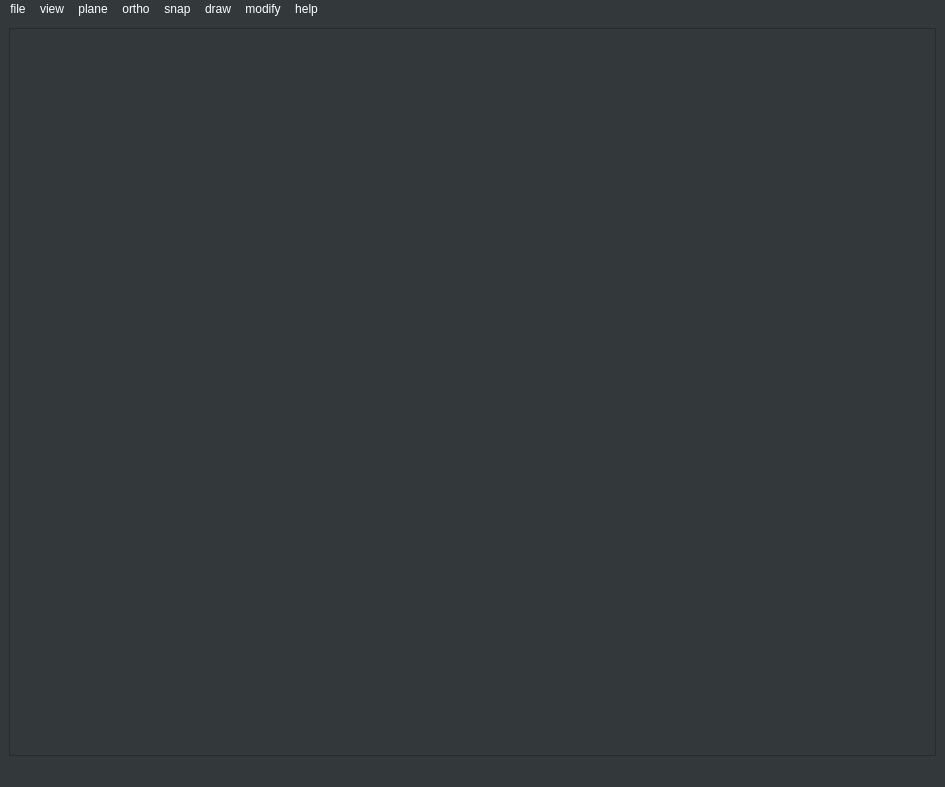
<?xml version="1.0" encoding="UTF-8"?>
<ui version="4.0">
 <class>MainWindow</class>
 <widget class="QMainWindow" name="MainWindow">
  <property name="windowModality">
   <enum>Qt::NonModal</enum>
  </property>
  <property name="geometry">
   <rect>
    <x>0</x>
    <y>0</y>
    <width>945</width>
    <height>787</height>
   </rect>
  </property>
  <property name="windowTitle">
   <string>3d draw</string>
  </property>
  <property name="autoFillBackground">
   <bool>false</bool>
  </property>
  <property name="styleSheet">
   <string notr="true">background-color: rgb(51, 57, 59);
color: rgb(255, 255, 255);
</string>
  </property>
  <property name="iconSize">
   <size>
    <width>30</width>
    <height>30</height>
   </size>
  </property>
  <widget class="QWidget" name="centralwidget">
   <property name="autoFillBackground">
    <bool>false</bool>
   </property>
   <property name="styleSheet">
    <string notr="true">background-color: rgb(51, 57, 59);
color: rgb(255, 255, 255);
</string>
   </property>
   <layout class="QGridLayout" name="gridLayout_2">
    <item row="0" column="0" colspan="2">
     <widget class="QFrame" name="frame_2">
      <property name="frameShape">
       <enum>QFrame::StyledPanel</enum>
      </property>
      <property name="frameShadow">
       <enum>QFrame::Raised</enum>
      </property>
      <layout class="QGridLayout" name="gridLayout">
       <item row="0" column="0">
        <layout class="QGridLayout" name="gridLayout_occ"/>
       </item>
      </layout>
     </widget>
    </item>
   </layout>
  </widget>
  <widget class="QMenuBar" name="menubar">
   <property name="geometry">
    <rect>
     <x>0</x>
     <y>0</y>
     <width>945</width>
     <height>23</height>
    </rect>
   </property>
   <widget class="QMenu" name="menuview">
    <property name="title">
     <string>view</string>
    </property>
    <widget class="QMenu" name="menuviewmode">
     <property name="title">
      <string>viewmode</string>
     </property>
     <addaction name="actionorthographic"/>
     <addaction name="actionperspective"/>
    </widget>
    <addaction name="menuviewmode"/>
    <addaction name="actionview_3d"/>
    <addaction name="actiontop"/>
    <addaction name="actionbottom"/>
    <addaction name="actionfront"/>
    <addaction name="actionback"/>
    <addaction name="actionleft"/>
    <addaction name="actionright"/>
    <addaction name="actionzoom_plus"/>
    <addaction name="actionzoom_min"/>
    <addaction name="actionzoom_all"/>
   </widget>
   <widget class="QMenu" name="menufile">
    <property name="title">
     <string>file</string>
    </property>
    <addaction name="actionopen"/>
    <addaction name="actionsave"/>
   </widget>
   <widget class="QMenu" name="menuplane">
    <property name="title">
     <string>plane</string>
    </property>
    <addaction name="actionset_plane_top"/>
    <addaction name="actionset_plane_left"/>
    <addaction name="actionset_plane_front"/>
    <addaction name="actionclick_plane_origin"/>
    <addaction name="actionreset_plane"/>
   </widget>
   <widget class="QMenu" name="menuortho">
    <property name="title">
     <string>ortho</string>
    </property>
    <addaction name="action_ortho_on"/>
    <addaction name="action_ortho_off"/>
   </widget>
   <widget class="QMenu" name="menusnap">
    <property name="title">
     <string>snap</string>
    </property>
    <addaction name="action_snap_on"/>
    <addaction name="action_snap_off"/>
   </widget>
   <widget class="QMenu" name="menudraw">
    <property name="title">
     <string>draw</string>
    </property>
    <addaction name="actionEsc"/>
    <addaction name="action1p_point"/>
    <addaction name="action2p_3d_line"/>
    <addaction name="actionlinestrip"/>
    <addaction name="action3p_3d_arc"/>
    <addaction name="action2p_pc_arc"/>
    <addaction name="action1p_pc_circe"/>
    <addaction name="actionellipse"/>
    <addaction name="actionpolygon"/>
    <addaction name="actionspline"/>
    <addaction name="actionbezier"/>
   </widget>
   <widget class="QMenu" name="menumodify">
    <property name="title">
     <string>modify</string>
    </property>
    <addaction name="actionfillet"/>
    <addaction name="actionchamfer"/>
    <addaction name="actionoffset"/>
    <addaction name="actionmirror"/>
    <addaction name="actionscale"/>
    <addaction name="actioncopy"/>
    <addaction name="actionpaste"/>
   </widget>
   <widget class="QMenu" name="menuhelp">
    <property name="title">
     <string>help</string>
    </property>
    <addaction name="actionshift_right_mouse_rotate_3d"/>
   </widget>
   <addaction name="menufile"/>
   <addaction name="menuview"/>
   <addaction name="menuplane"/>
   <addaction name="menuortho"/>
   <addaction name="menusnap"/>
   <addaction name="menudraw"/>
   <addaction name="menumodify"/>
   <addaction name="menuhelp"/>
  </widget>
  <widget class="QStatusBar" name="statusbar"/>
  <action name="actionorthographic">
   <property name="text">
    <string>orthographic</string>
   </property>
  </action>
  <action name="actionperspective">
   <property name="text">
    <string>perspective</string>
   </property>
  </action>
  <action name="actionopen">
   <property name="text">
    <string>open</string>
   </property>
  </action>
  <action name="actionsave">
   <property name="text">
    <string>save</string>
   </property>
  </action>
  <action name="actionset_plane_top">
   <property name="icon">
    <iconset resource="../qt_gremlin/icons.qrc">
     <normaloff>:/vendor/icons/view-top.svg</normaloff>:/vendor/icons/view-top.svg</iconset>
   </property>
   <property name="text">
    <string>set plane top-bottom XY</string>
   </property>
  </action>
  <action name="actionset_plane_left">
   <property name="icon">
    <iconset resource="../qt_gremlin/icons.qrc">
     <normaloff>:/vendor/icons/view-left.svg</normaloff>:/vendor/icons/view-left.svg</iconset>
   </property>
   <property name="text">
    <string>set plane left-right YZ</string>
   </property>
  </action>
  <action name="actionset_plane_front">
   <property name="icon">
    <iconset resource="../qt_gremlin/icons.qrc">
     <normaloff>:/vendor/icons/view-front.svg</normaloff>:/vendor/icons/view-front.svg</iconset>
   </property>
   <property name="text">
    <string>set plane front-back XZ</string>
   </property>
  </action>
  <action name="action_ortho_on">
   <property name="text">
    <string>ortho_on</string>
   </property>
   <property name="toolTip">
    <string>ortho on</string>
   </property>
  </action>
  <action name="action_ortho_off">
   <property name="text">
    <string>orhto_off</string>
   </property>
   <property name="toolTip">
    <string>ortho off</string>
   </property>
  </action>
  <action name="action_snap_on">
   <property name="checkable">
    <bool>false</bool>
   </property>
   <property name="text">
    <string>snap on</string>
   </property>
  </action>
  <action name="action_snap_off">
   <property name="text">
    <string>snap off</string>
   </property>
  </action>
  <action name="action2p_3d_line">
   <property name="icon">
    <iconset resource="icons.qrc">
     <normaloff>:/vendor/icons/line.svg</normaloff>:/vendor/icons/line.svg</iconset>
   </property>
   <property name="text">
    <string>2p_line</string>
   </property>
  </action>
  <action name="action3p_3d_arc">
   <property name="icon">
    <iconset resource="icons.qrc">
     <normaloff>:/vendor/icons/arc.svg</normaloff>:/vendor/icons/arc.svg</iconset>
   </property>
   <property name="text">
    <string>3p_arc</string>
   </property>
  </action>
  <action name="action1p_point">
   <property name="icon">
    <iconset resource="icons.qrc">
     <normaloff>:/vendor/icons/point.svg</normaloff>:/vendor/icons/point.svg</iconset>
   </property>
   <property name="text">
    <string>1p_point</string>
   </property>
  </action>
  <action name="action2p_pc_arc">
   <property name="icon">
    <iconset resource="icons.qrc">
     <normaloff>:/vendor/icons/circle.svg</normaloff>:/vendor/icons/circle.svg</iconset>
   </property>
   <property name="text">
    <string>2p_pc_circle</string>
   </property>
  </action>
  <action name="action1p_pc_circe">
   <property name="icon">
    <iconset resource="icons.qrc">
     <normaloff>:/vendor/icons/rectangle.svg</normaloff>:/vendor/icons/rectangle.svg</iconset>
   </property>
   <property name="text">
    <string>2p_rectangular</string>
   </property>
  </action>
  <action name="actionEsc">
   <property name="text">
    <string>Esc_abort</string>
   </property>
  </action>
  <action name="actionfillet">
   <property name="text">
    <string>fillet</string>
   </property>
  </action>
  <action name="actionchamfer">
   <property name="text">
    <string>chamfer</string>
   </property>
  </action>
  <action name="actionoffset">
   <property name="text">
    <string>offset</string>
   </property>
  </action>
  <action name="actionmirror">
   <property name="text">
    <string>mirror</string>
   </property>
  </action>
  <action name="actionscale">
   <property name="text">
    <string>scale</string>
   </property>
  </action>
  <action name="actioncopy">
   <property name="text">
    <string>copy</string>
   </property>
  </action>
  <action name="actionpaste">
   <property name="text">
    <string>paste</string>
   </property>
  </action>
  <action name="actiontop">
   <property name="icon">
    <iconset resource="../qt_gremlin/icons.qrc">
     <normaloff>:/vendor/icons/view-top.svg</normaloff>:/vendor/icons/view-top.svg</iconset>
   </property>
   <property name="text">
    <string>top</string>
   </property>
  </action>
  <action name="actionbottom">
   <property name="icon">
    <iconset resource="../qt_gremlin/icons.qrc">
     <normaloff>:/vendor/icons/view-bottom.svg</normaloff>:/vendor/icons/view-bottom.svg</iconset>
   </property>
   <property name="text">
    <string>bottom</string>
   </property>
  </action>
  <action name="actionfront">
   <property name="icon">
    <iconset resource="../qt_gremlin/icons.qrc">
     <normaloff>:/vendor/icons/view-front.svg</normaloff>:/vendor/icons/view-front.svg</iconset>
   </property>
   <property name="text">
    <string>front</string>
   </property>
  </action>
  <action name="actionback">
   <property name="icon">
    <iconset resource="../qt_gremlin/icons.qrc">
     <normaloff>:/vendor/icons/view-back.svg</normaloff>:/vendor/icons/view-back.svg</iconset>
   </property>
   <property name="text">
    <string>back</string>
   </property>
  </action>
  <action name="actionleft">
   <property name="icon">
    <iconset resource="../qt_gremlin/icons.qrc">
     <normaloff>:/vendor/icons/view-left.svg</normaloff>:/vendor/icons/view-left.svg</iconset>
   </property>
   <property name="text">
    <string>left</string>
   </property>
  </action>
  <action name="actionright">
   <property name="icon">
    <iconset resource="../qt_gremlin/icons.qrc">
     <normaloff>:/vendor/icons/view-right.svg</normaloff>:/vendor/icons/view-right.svg</iconset>
   </property>
   <property name="text">
    <string>right</string>
   </property>
  </action>
  <action name="actionzoom_plus">
   <property name="icon">
    <iconset resource="../qt_gremlin/icons.qrc">
     <normaloff>:/vendor/icons/zoom_plus.svg</normaloff>:/vendor/icons/zoom_plus.svg</iconset>
   </property>
   <property name="text">
    <string>zoom plus</string>
   </property>
  </action>
  <action name="actionzoom_min">
   <property name="icon">
    <iconset resource="../qt_gremlin/icons.qrc">
     <normaloff>:/vendor/icons/zoom_min.svg</normaloff>:/vendor/icons/zoom_min.svg</iconset>
   </property>
   <property name="text">
    <string>zoom min</string>
   </property>
  </action>
  <action name="actionzoom_all">
   <property name="icon">
    <iconset resource="../qt_gremlin/icons.qrc">
     <normaloff>:/vendor/icons/zoom_extend.svg</normaloff>:/vendor/icons/zoom_extend.svg</iconset>
   </property>
   <property name="text">
    <string>zoom all</string>
   </property>
  </action>
  <action name="actionview_3d">
   <property name="icon">
    <iconset resource="../qt_gremlin/icons.qrc">
     <normaloff>:/vendor/icons/view-iso.svg</normaloff>:/vendor/icons/view-iso.svg</iconset>
   </property>
   <property name="text">
    <string>view 3d</string>
   </property>
  </action>
  <action name="actionellipse">
   <property name="icon">
    <iconset resource="icons.qrc">
     <normaloff>:/vendor/icons/ellipse.svg</normaloff>:/vendor/icons/ellipse.svg</iconset>
   </property>
   <property name="text">
    <string>3p_pc_ellipse</string>
   </property>
  </action>
  <action name="actionpolygon">
   <property name="icon">
    <iconset resource="icons.qrc">
     <normaloff>:/vendor/icons/polygon.svg</normaloff>:/vendor/icons/polygon.svg</iconset>
   </property>
   <property name="text">
    <string>2p_polygon</string>
   </property>
  </action>
  <action name="actionlinestrip">
   <property name="icon">
    <iconset resource="icons.qrc">
     <normaloff>:/vendor/icons/linestrip.svg</normaloff>:/vendor/icons/linestrip.svg</iconset>
   </property>
   <property name="text">
    <string>linestrip</string>
   </property>
  </action>
  <action name="actionspline">
   <property name="icon">
    <iconset resource="icons.qrc">
     <normaloff>:/vendor/icons/spline.svg</normaloff>:/vendor/icons/spline.svg</iconset>
   </property>
   <property name="text">
    <string>xp_spline</string>
   </property>
  </action>
  <action name="actionbezier">
   <property name="icon">
    <iconset resource="icons.qrc">
     <normaloff>:/vendor/icons/cubicbezcurve.svg</normaloff>:/vendor/icons/cubicbezcurve.svg</iconset>
   </property>
   <property name="text">
    <string>4p_bezier</string>
   </property>
  </action>
  <action name="actionclick_plane_origin">
   <property name="icon">
    <iconset resource="icons.qrc">
     <normaloff>:/vendor/icons/flag-green.png</normaloff>:/vendor/icons/flag-green.png</iconset>
   </property>
   <property name="text">
    <string>click plane origin</string>
   </property>
  </action>
  <action name="actionshift_right_mouse_rotate_3d">
   <property name="text">
    <string>shift+right_mouse=rotate 3d</string>
   </property>
  </action>
  <action name="actionreset_plane">
   <property name="icon">
    <iconset resource="icons.qrc">
     <normaloff>:/vendor/icons/go-home.png</normaloff>:/vendor/icons/go-home.png</iconset>
   </property>
   <property name="text">
    <string>reset plane</string>
   </property>
  </action>
 </widget>
 <resources>
  <include location="../qt_gremlin/icons.qrc"/>
  <include location="icons.qrc"/>
 </resources>
 <connections/>
</ui>
